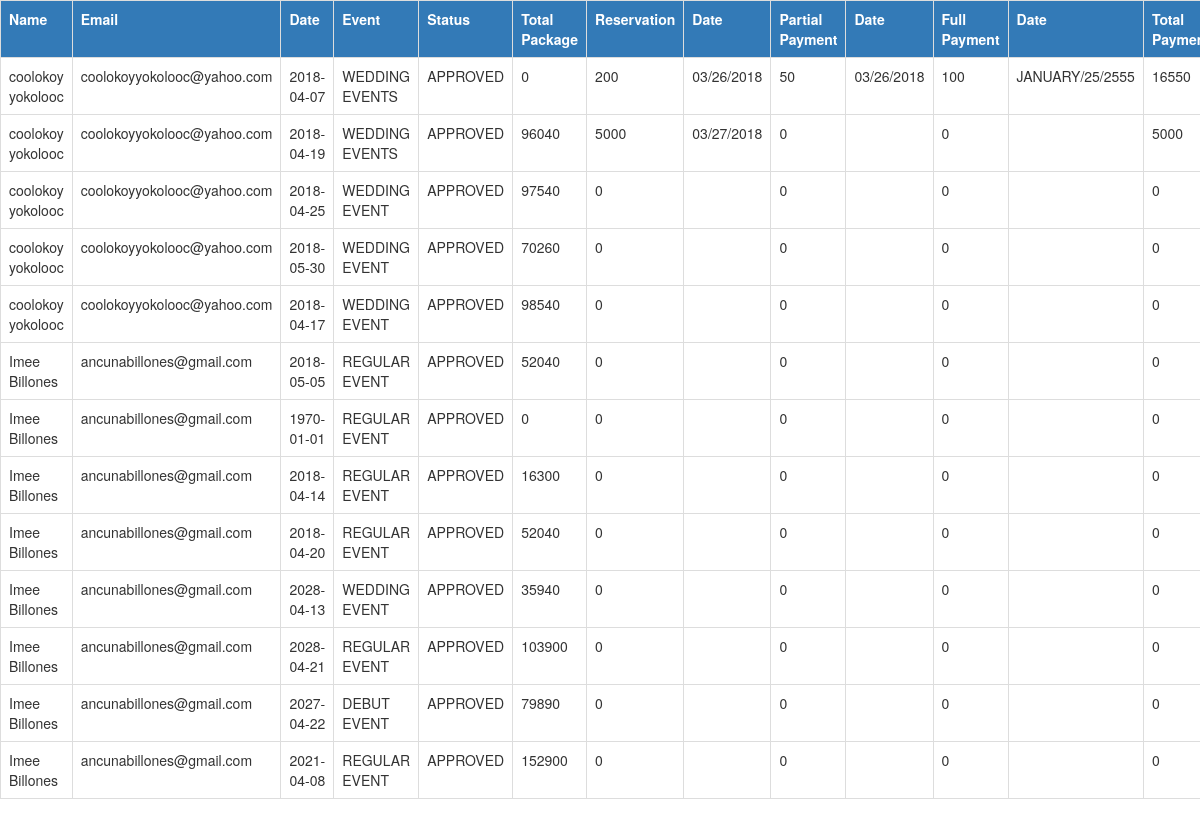
Page /fetchpayment.php on the committed database.
### tables this page shows
CREATE TABLE IF NOT EXISTS `clientsorder` (
  `id` bigint(255) NOT NULL,
  `name` varchar(200) NOT NULL,
  `email` varchar(200) NOT NULL,
  `pref_date` date NOT NULL,
  `pref_time` varchar(200) NOT NULL,
  `pref_event` varchar(200) NOT NULL,
  `title` varchar(200) NOT NULL,
  `guests_no` int(200) NOT NULL,
  `theme` varchar(200) NOT NULL,
  `pref_venue` varchar(200) NOT NULL,
  `addons` varchar(200) NOT NULL,
  `payment_total` int(200) NOT NULL,
  `packagetype` varchar(200) NOT NULL,
  `image` blob NOT NULL,
  `status` varchar(200) NOT NULL,
  `reservationamount` int(200) NOT NULL,
  `reservationdate` varchar(200) NOT NULL,
  `partialamount` int(200) NOT NULL,
  `partialdate` varchar(200) NOT NULL,
  `fullamount` int(200) NOT NULL,
  `fulldate` varchar(200) NOT NULL,
  `balance` int(200) NOT NULL,
  `totalpayment` int(200) NOT NULL,
  `IDclient` varchar(200) NOT NULL
);

### fetchpayment.php (the view, shortened to what this page needs)
<!DOCTYPE html>
<html>
<head>
<link rel="stylesheet" href="https://maxcdn.bootstrapcdn.com/bootstrap/3.3.7/css/bootstrap.min.css">
<link rel="stylesheet" href="https://maxcdn.bootstrapcdn.com/bootstrap/3.3.7/css/bootstrap-theme.min.css">
  <link href="jqueryui/jquery-ui.css" rel="stylesheet">
</head>
<body>
</body>
</html>
<?php
$connect = mysqli_connect("localhost", "root", "", "catering");
$status = "PAID";
$status2 = "APPROVED";
$query2 = "SELECT * FROM clientsorder WHERE status ='$status' OR status ='$status2'";
$output = '';
if(isset($_POST["query2"]))
{
  $search = $_POST["query2"];
  $query2 = "SELECT * FROM clientsorder WHERE status ='$status' OR status ='$status2' AND name LIKE '%$search%'";
}
else
{
  $query2 = "SELECT * FROM clientsorder WHERE status ='$status' OR status ='$status2' ORDER BY name";
}
$result2 = mysqli_query($connect, $query2);
if(mysqli_num_rows($result2) > 0)
{
  $output .= '<div class="table-responsive">
          <table class="table table-bordered table-hover">
            <tr>
              <th class="bg-primary">Name</th>
              <th class="bg-primary">Email</th>
              <th class="bg-primary">Date</th>
              <th class="bg-primary">Event</th>
              <th class="bg-primary">Status</th>
              <th class="bg-primary">Total Package</th>
              <th class="bg-primary">Reservation</th>
              <th class="bg-primary">Date</th>
              <th class="bg-primary">Partial Payment</th>
              <th class="bg-primary">Date</th>
              <th class="bg-primary">Full Payment</th>
              <th class="bg-primary">Date</th>
              <th class="bg-primary">Total Payments</th>
              <th class="bg-primary">Balance</th>
              <th class="bg-primary">Update</th>
              <th class="bg-primary">Print Receipt</th>
            </tr>';
  while($row = mysqli_fetch_assoc($result2))
  {
    $output .= '
      <tr id='.$row["pref_date"].'>
        <td data-target="name">'.$row["name"].'</td>
        <td data-target="email">'.$row["email"].'</td>
        <td data-target="pref_date">'.$row["pref_date"].'</td>
        <td data-target="pref_event">'.$row["pref_event"].'</td>
        <td data-target="status">'.$row["status"].'</td>
        <td data-target="payment_total">'.$row["payment_total"].'</td>
        <td data-target="reservationamount">'.$row["reservationamount"].'</td>
        <td data-target="reservationdate">'.$row["reservationdate"].'</td>
        <td data-target="partialamount">'.$row["partialamount"].'</td>
        <td data-target="partialdate">'.$row["partialdate"].'</td>
        <td data-target="fullamount">'.$row["fullamount"].'</td>
        <td data-target="fulldate">'.$row["fulldate"].'</td>
        <td data-target="totalpayment">'.$row["totalpayment"].'</td>
        <td data-target="balance">'.$row["balance"].'</td>
        <td><a href="#" data-role="update" id='.$row["pref_date"].'  data-toggle="modal" data-target="#updatepaymentmodal" class="btn btn-info btn-xs" >Update</a></td>
        <td style="padding:10px 10px 10px 10px;" class="col-sm-2" value="$id"><a class="btn btn-primary" href="print.php?view='.$row["pref_date"].'">PRINT</a></td>
      </tr>
    ';
  }
  echo $output;
}
else
{
  echo 'Data Not Found';
}
?>

### rows in the picture
clientsorder: name "coolokoy yokolooc", email "coolokoyyokolooc@yahoo.com", pref_date "2018-04-07", pref_event "WEDDING EVENTS", status "APPROVED", payment_total "0", reservationamount "200", reservationdate "03/26/2018", partialamount "50", partialdate "03/26/2018", fullamount "100", fulldate "JANUARY/25/2555", totalpayment "16550"
clientsorder: name "coolokoy yokolooc", email "coolokoyyokolooc@yahoo.com", pref_date "2018-04-19", pref_event "WEDDING EVENTS", status "APPROVED", payment_total "96040", reservationamount "5000", reservationdate "03/27/2018", partialamount "0", fullamount "0", totalpayment "5000"
clientsorder: name "coolokoy yokolooc", email "coolokoyyokolooc@yahoo.com", pref_date "2018-04-25", pref_event "WEDDING EVENT", status "APPROVED", payment_total "97540", reservationamount "0", partialamount "0", fullamount "0", totalpayment "0"
clientsorder: name "coolokoy yokolooc", email "coolokoyyokolooc@yahoo.com", pref_date "2018-05-30", pref_event "WEDDING EVENT", status "APPROVED", payment_total "70260", reservationamount "0", partialamount "0", fullamount "0", totalpayment "0"
clientsorder: name "coolokoy yokolooc", email "coolokoyyokolooc@yahoo.com", pref_date "2018-04-17", pref_event "WEDDING EVENT", status "APPROVED", payment_total "98540", reservationamount "0", partialamount "0", fullamount "0", totalpayment "0"
clientsorder: name "Imee Billones", email "ancunabillones@gmail.com", pref_date "2018-05-05", pref_event "REGULAR EVENT", status "APPROVED", payment_total "52040", reservationamount "0", partialamount "0", fullamount "0", totalpayment "0"
clientsorder: name "Imee Billones", email "ancunabillones@gmail.com", pref_date "1970-01-01", pref_event "REGULAR EVENT", status "APPROVED", payment_total "0", reservationamount "0", partialamount "0", fullamount "0", totalpayment "0"
clientsorder: name "Imee Billones", email "ancunabillones@gmail.com", pref_date "2018-04-14", pref_event "REGULAR EVENT", status "APPROVED", payment_total "16300", reservationamount "0", partialamount "0", fullamount "0", totalpayment "0"
clientsorder: name "Imee Billones", email "ancunabillones@gmail.com", pref_date "2018-04-20", pref_event "REGULAR EVENT", status "APPROVED", payment_total "52040", reservationamount "0", partialamount "0", fullamount "0", totalpayment "0"
clientsorder: name "Imee Billones", email "ancunabillones@gmail.com", pref_date "2028-04-13", pref_event "WEDDING EVENT", status "APPROVED", payment_total "35940", reservationamount "0", partialamount "0", fullamount "0", totalpayment "0"
clientsorder: name "Imee Billones", email "ancunabillones@gmail.com", pref_date "2028-04-21", pref_event "REGULAR EVENT", status "APPROVED", payment_total "103900", reservationamount "0", partialamount "0", fullamount "0", totalpayment "0"
clientsorder: name "Imee Billones", email "ancunabillones@gmail.com", pref_date "2027-04-22", pref_event "DEBUT EVENT", status "APPROVED", payment_total "79890", reservationamount "0", partialamount "0", fullamount "0", totalpayment "0"
clientsorder: name "Imee Billones", email "ancunabillones@gmail.com", pref_date "2021-04-08", pref_event "REGULAR EVENT", status "APPROVED", payment_total "152900", reservationamount "0", partialamount "0", fullamount "0", totalpayment "0"
